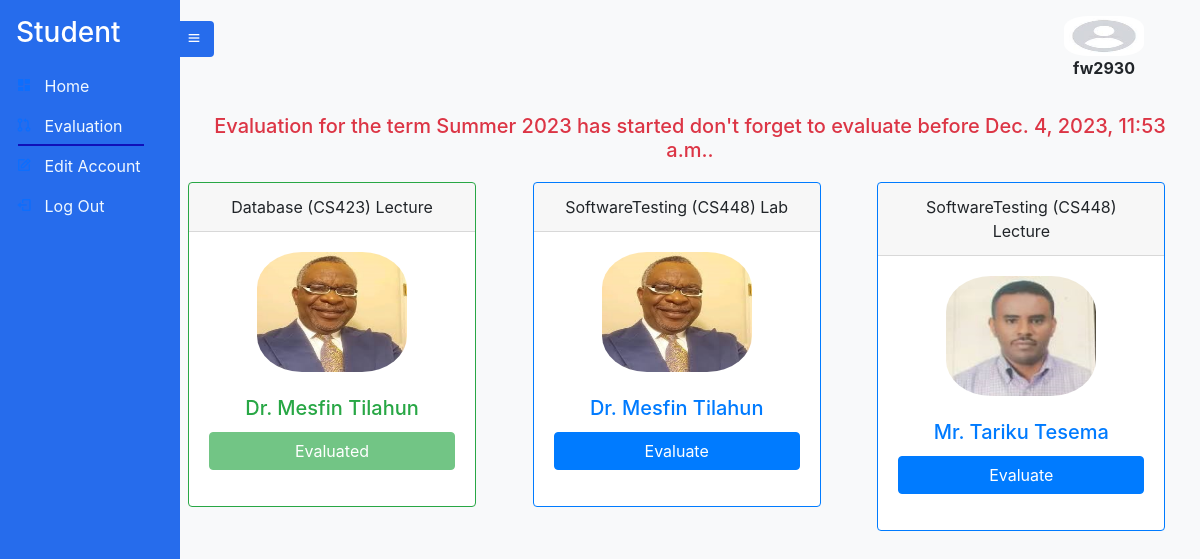
/evaluate (signed in), run on the app's committed database.
### Account/models.py (models this page shows)
class Account(AbstractUser):
    Role = models.CharField(max_length=25, null=True , choices=rolechoice ,  blank=True)
    email = models.EmailField(
        verbose_name='email address',
        max_length=255,
        unique=True,
    )

### Course/models.py (models this page shows, shortened)
class Term(models.Model):
    Term_id = models.UUIDField(default=uuid.uuid4, unique=True, primary_key=True, editable=False)
    season_choices = [("Spring", "Spring"), ("Summer", "Summer"), ("Fall", "Fall"), ("Winter", "Winter")]
    Season = models.CharField(max_length=10, null=True, choices=season_choices, blank=True)
    current_year = datetime.now().year
    Year = models.IntegerField(
        default=current_year,
        validators=[
            MinValueValidator(current_year),
            MaxValueValidator(current_year + 1)
        ],
    )
    Evaluation_Start_Date = models.DateTimeField(null=True, blank=True ,
                                                 validators=[MinValueValidator(limit_value=timezone.now())])
    Evaluation_End_Date = models.DateTimeField(null = True , blank=True ,
                                               validators=[MinValueValidator(limit_value=timezone.now())])
    Courses_Given = models.ManyToManyField(Course)
    EvaluationDone = models.BooleanField(null=True, blank=True , default=False)

class CourseInstructor(models.Model):
    Instructors = models.ForeignKey(Instructor , on_delete=models.CASCADE)
    Course = models.ForeignKey(Course, on_delete=models.CASCADE)
    CourseType = models.CharField(max_length=10 , null=True ,  choices=coursetype , blank=True)
    Batch = models.ForeignKey(Batch , on_delete=models.CASCADE ,null=True , blank=True)
    Department = models.CharField(max_length=10 , null=True ,   choices=departmentchoice , blank=True)

class Course(models.Model):
    Course_id =  models.CharField(max_length=20 , unique=True,primary_key=True)
    CourseName = models.CharField(max_length=20 , null=True , blank=True)
    CreditHour = models.IntegerField(null=True , blank=True)

### Instructor/models.py (models this page shows, shortened)
class Instructor(models.Model):
    Instructor_id =  models.CharField(max_length=20 , unique=True,primary_key=True)
    Account_id = models.OneToOneField(Account, on_delete=models.CASCADE, related_name='instructor')
    Title = models.CharField(max_length=10 , null=True ,  choices=titlechoice , blank=True)
    FirstName = models.CharField(max_length=20 , null=True , blank=True)
    LastName =  models.CharField(max_length=20 , null=True , blank=True)
    Sex = models.CharField(max_length=25, null=True , choices=genderchoice ,  blank=True)
    ProfilePic= models.FileField(null=True, blank=True, upload_to='profilepic/', default="profilepic/defaultprofile.jpeg")

### Student/views.py (the view)
# urls.py: path('evaluate' , student_evaluate_page , name='evaluate'),
def student_evaluate_page(request):
    term = None
    try:
        term = Term.objects.get(EvaluationDone = False)
    except:
        term = None
    evaluation_started = False
    evaluation_ended = False
    if(term.Evaluation_Start_Date <= timezone.now()):
        print('evaluation started')
        evaluation_started = True
    if(term.Evaluation_End_Date > timezone.now()):
        print('evaluation ended')
        evaluation_ended = True
    student = Student.objects.get(Account_id=request.user)
    student_enrollments = StudentCourseEnrollment.objects.filter(student=student, term=term)
    student_evaluation_result = StudentEvaluationResult.objects.filter(Student_id = student)
    evaluated_courses_types = []
    evaluated_instructors = []
    course_instructors = []
    if student_evaluation_result:
        for student_evaluation in student_evaluation_result:
            evaluated_instructors.append(student_evaluation.Instructor_id.Instructor_id)
            evaluated_courses_types.append(student_evaluation.CourseType)
    courses_data = []
    for enrollment in student_enrollments:
        instructors_data = []
        for courseinstructors in CourseInstructor.objects.filter(Course = enrollment.course ):
            course_instructors.append(courseinstructors)
            instructor_info = {
                'name': f'{courseinstructors.Instructors.FirstName} {courseinstructors.Instructors.LastName}',
                'title': courseinstructors.Instructors.Title,
                'instructor_id':courseinstructors.Instructors.Instructor_id ,
                'profile_pic': courseinstructors.Instructors.ProfilePic.url if courseinstructors.Instructors.ProfilePic else None,
            }
            instructors_data.append(instructor_info)
        course_data = {
            'course_name': enrollment.course.CourseName,
            'course_id':enrollment.course.Course_id,
            'instructors': instructors_data,
            'evaluate_url': f'/evaluate/{enrollment.id}/',  # Replace with the actual URL for evaluation
        }
        courses_data.append(course_data)
    context = {
        'courses_data': courses_data,
        'term': term,
        'active_page':'evaluation',
        'student':student,
        'evaluated_courses_types':evaluated_courses_types,
        'course_instructors':course_instructors,
        'evaluated_instructors':evaluated_instructors,
        'evaluation_started':evaluation_started,
        'evaluation_ended':evaluation_ended,
    }
    return render(request, 'student/evaluate.html', context)

### templates/student/evaluate.html (shortened to what this page needs)
{% extends 'student/student.html' %}
{% block content %}
    {% if term %}
    {% if evaluation_started == True and evaluation_ended == False %}
    {% if  course_instructors %}
    <div class="card-body text-danger text-center">
      <h5 class="card-text">Evaluation for the term {{ term.Season }} {{ term.Year }} has started don't forget to evaluate before {{term.Evaluation_End_Date}}.
      </h5>
    </div>
      <div class="row">
        {% for course in course_instructors %}
        <div class="col-md-4 mb-4">
          <div class="text-center">
        {% if course.Instructors.Instructor_id in evaluated_instructors and course.CourseType in evaluated_courses_types %}
        <div class="card border-success mb-3" style="max-width: 18rem;">
        {% else %}
        <div class="card border-primary mb-3" style="max-width: 18rem;">
        {% endif %}
        <div class="card-header">{{ course.Course.CourseName }} ({{ course.Course.Course_id }}) {{course.CourseType}}</div>
        {% if course.Instructors.Instructor_id in evaluated_instructors and course.CourseType in evaluated_courses_types %}
      <div class="card-body text-success">
        {% else %}
        <div class="card-body text-primary">
          {% endif %}
          <p class="card-text">
            {% if course.Instructors.ProfilePic %}
            <img src="{{ course.Instructors.ProfilePic.url }}" alt="{{ instructor.FirstName }} Profile Pic" class="img-fluid mb-2" style="height: 120px; width: 150px; border-radius: 30%;">
            {% endif %}
          </p>
          <h5 class="card-title">{{ course.Instructors.Title }} {{ course.Instructors.FirstName }} {{ course.Instructors.LastName }}</h5>
          <div class="mb-3 d-md-flex">
            {% if course.Instructors.Instructor_id in evaluated_instructors and course.CourseType in evaluated_courses_types %}
            <a href="#" class="btn btn-success w-100 max-width-300 disabled">Evaluated</a>
            {% else %}
            <a href="{% url 'evaluate_course' student.Student_id course.Course.Course_id course.Instructors.Instructor_id course.CourseType %}" class="btn btn-primary w-100 max-width-300">Evaluate</a>
              {% endif %}
           </div>
                </div>
              </div>
            </div>
          </div>
        {% endfor %}
      </div>
    {% else %}
    <div class="alert alert-warning" role="alert">
      <p>No enrolled courses for the  term.</p>
    </div>
    {% endif %}
    {% elif evaluation_started == True and evaluation_ended == True  %}
    <div class="col-12">
      <div class="alert alert-warning" role="alert">
         Evaluation has ended strated for the term  {{ term.Season }} {{ term.Year }}.
       </div>
    </div>
    {% elif evaluation_started == False %}
    <div class="col-12">
      <div class="alert alert-warning" role="alert">
         Evaluation has not strated for the term  {{ term.Season }} {{ term.Year }}.
       </div>
    </div>
    {% endif %}
    {% else %}
    <div class="col-12">
      <div class="alert alert-warning" role="alert">
         Evaluation has not strated please wait!.
       </div>
    </div>
    {% endif %}
{% endblock %}

### templates/student/student.html
{% extends 'sidebarbase.html' %}
{% block content1 %}
  <div class="side-navbar active-nav d-flex justify-content-between flex-wrap flex-column" id="sidebar">
    <ul class="nav flex-column text-white w-100">
      <a href="#" class="nav-link h3 text-white my-2">
        Student
      </a>
      <li class="nav-link {% if active_page == 'home' %}active{% endif %}">
        <i class="bx bxs-dashboard"></i>
        <span class="mx-2"><a class="inner-anchor" href="{% url 'studenthomepage' %}"> Home</a></span>
      </li>
      <li class="nav-link {% if active_page == 'evaluation' %}active{% endif %}">
        <i class="bx bx-git-pull-request"></i>
        <span class="mx-2"><a class="inner-anchor" href="{% url 'evaluate' %}">Evaluation</a></span>
      </li>
      <li class="nav-link {% if active_page == 'editaccount' %}active{% endif %}">
        <i class="bx bx-edit"></i>
        <span class="mx-2"><a class="inner-anchor" href="{% url 'editpassword' %}"> Edit Account</a></span>
      </li>
      <li class="nav-link {% if active_page == 'logout' %}active{% endif %}">
        <i class="bx bx-log-out"></i>
        <span class="mx-2"><a class="inner-anchor" href="{% url 'logout' %}" > Log Out </a></span>
      </li>
    </ul>
  </div>
  <div class="p-2 active-cont my-container overflow-hidden">
    <nav class="navbar top-navbar navbar-light bg-light px-5">
      <a class="btn border-0" id="menu-btn"><i class="bx bx-menu"></i></a>
      <figure id="image" style="height: 30px; background-color: white">
        <img src="/static/images/profilePic/defaultprofile.jpeg" style="height: 40px; width: 80px; border-radius: 30%;">
        <figcaption style="text-align: center;"><b>{{user.username}}</b></figcaption>
      </figure>
    </nav>
    <br>
    {% block content %}
    {% endblock %}
{% endblock %}

### templates/sidebarbase.html (shortened to what this page needs)
<!DOCTYPE html>
{% load static %}
<html lang="en">
<head>
  <link href="https://cdn.jsdelivr.net/npm/bootstrap@5.0.0-beta2/dist/css/bootstrap.min.css" rel="stylesheet" />
  <link href="https://cdn.jsdelivr.net/npm/boxicons@2.0.5/css/boxicons.min.css" rel="stylesheet" />
  <link rel="stylesheet" href="https://stackpath.bootstrapcdn.com/bootstrap/4.5.0/css/bootstrap.min.css">
<link href="https://code.jquery.com/ui/1.12.1/themes/ui-lightness/jquery-ui.css" rel="stylesheet" type="text/css" />
  <link  href="{% static 'styles/sidebar.css' %}" rel="stylesheet">
</head>
<body>
  {% block content1 %}
  {% endblock content1 %}
</body>
</html>

### static/styles/sidebar.css (style rules this page uses)
* { margin: 0; padding: 0; box-sizing: border-box; }
body { min-height: 100vh; background-color:#f8f9fa; }
.side-navbar { width: 180px; height: 100%; position: fixed; margin-left: -300px; background-color:rgb(38, 108, 236); transition: 0.5s; }
.active-nav { margin-left: 0; }
.active-cont { margin-left: 180px; }
#menu-btn { background-color:rgb(38, 108, 236); color: #fff; margin-left: -62px; }
#image { max-width: 300px; height: 80px; border-radius: 50%; top: 10px; right: 0px; }
.inner-anchor { color: aliceblue; text-decoration: black; }
.bg-light { background-color: rgb(38, 108, 236);; }
.nav-link.active { position: relative; }
.nav-link.active:after { content: ''; position: absolute; bottom: 0; left: 10%; width: 70%; height: 2px; background-color: rgb(16, 16, 185); }

### data on the page
Account: username "fw2930"
Term: Season "Summer", Year "2023", Evaluation_End_Date "Dec. 4, 2023, 11:53 a.m."
CourseInstructor: Course.CourseName "Database", Course.Course_id "CS423", CourseType "Lecture", Instructors.ProfilePic (picture), Instructors.Title "Dr.", Instructors.FirstName "Mesfin", Instructors.LastName "Tilahun", shows "Evaluated"
CourseInstructor: Course.CourseName "SoftwareTesting", Course.Course_id "CS448", CourseType "Lab", Instructors.ProfilePic (picture), Instructors.Title "Dr.", Instructors.FirstName "Mesfin", Instructors.LastName "Tilahun", shows "Evaluate"
CourseInstructor: Course.CourseName "SoftwareTesting", Course.Course_id "CS448", CourseType "Lecture", Instructors.ProfilePic (picture), Instructors.Title "Mr.", Instructors.FirstName "Tariku", Instructors.LastName "Tesema", shows "Evaluate"
